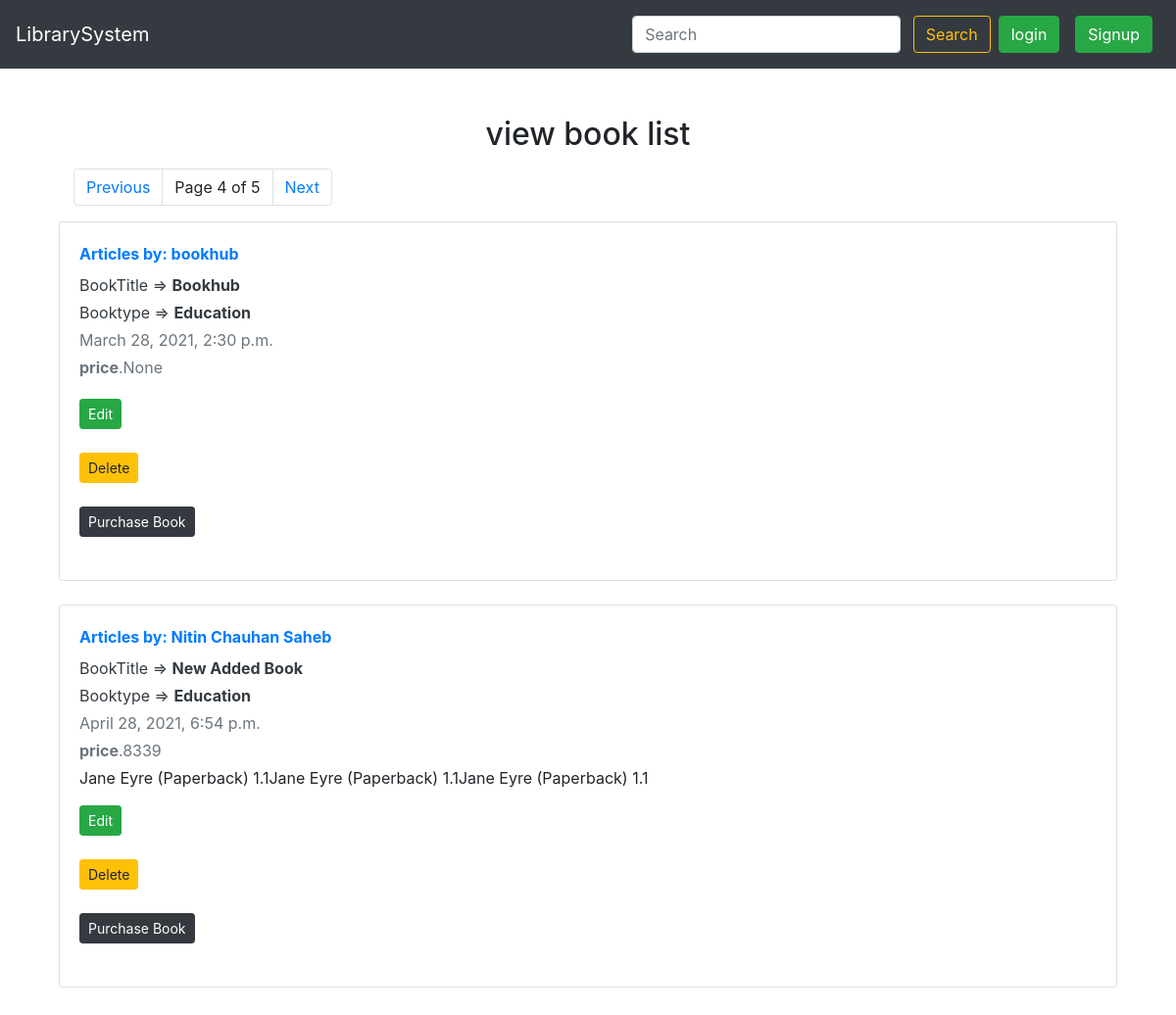
/viewbook?page=4, run on the app's committed database.
### lib_app/models.py (models this page shows)
class Book(models.Model):
    catchoice= [
        ('education', 'Education'),
        ('entertainment', 'Entertainment'),
        ('comics', 'Comics'),
        ('biography', 'Biographie'),
        ('history', 'History'),
        ]
    bookid = models.AutoField(primary_key=True)
    name=models.CharField(max_length=30)
    author=models.CharField(max_length=40)
    category=models.CharField(max_length=30,choices=catchoice,default='Education')
    bookprice= models.DecimalField(decimal_places=0, max_digits=10000, null=True)
    bookdesc=models.TextField(max_length=500)
    timeStamp = models.DateTimeField(auto_now_add=True ,blank=True)
    require_date = models.DateTimeField(auto_now_add=True,blank=True, null=True)
    Tenatative_Return_Date = models.DateTimeField(auto_now_add=True,blank=True, null=True)
    def __str__(self):
        return str(self.name)

### lib_app/views.py (the view)
# urls.py: path('viewbook', views.viewbook, name='viewbook'),
def viewbook(request):
    post1 = Book.objects.all()
    print(post1)
    paginator = Paginator(post1, 2)
    page = request.GET.get('page')
    try:
        posts = paginator.page(page)
    except PageNotAnInteger:
        posts = paginator.page(1)
    except EmptyPage:
        posts = paginator.page(paginator.num_pages)
    return render(request, 'viewbook.html',{'page':page,'posts':posts})

### templates/viewbook.html (shortened to what this page needs)
{% extends 'base.html' %}
{% block body %}
<div class="container my-5">
<div class="container-fluid my-3">
    <h2 class="text-center my-3">view book list</h2>
{%	include	"pagination.html"	with	page=posts	%}
    {% for i in posts %}
    <div class="card flex-md-row mb-4 box-shadow h-md-250">
        <div class="card-body d-flex flex-column align-items-start">
            <strong class="d-inline-block mb-2 text-primary">Articles by: {{i.author}}</strong>
            <div class="mb-1 text-dark text-capitalize">bookTitle => <b>{{i.name}}</b></div>
            <div class="mb-1 text-dark text-capitalize">booktype => <b>{{i.category}}</b></div>
            <div class="mb-1 text-muted">{{i.timeStamp}}</div>
            <div class="mb-1 text-muted"><b>price</b>.{{i.bookprice}}</div>
            <p class="card-text mb-auto"><div class="preview">{{i.bookdesc|safe | truncatechars:137}}</div></p>
           <div class="edit"><a class="btn btn-success btn-sm mb-4" href="edit/{{i.bookid}}" role="button">Edit</a> </div>
           <div class="del"><a class="btn btn-warning btn-sm  " href="delete/{{i.bookid}}" role="button">Delete</a> </div>
            <a class="btn btn-dark bd btn-sm mb-4 mt-4" href="/purchasebook/{{i.bookid}}" role="button">Purchase Book</a>
        </div>
            </div>
    {% endfor %}
</div>
{% endblock body %}

### data on the page
Book: author "bookhub", name "Bookhub", category "Education", timeStamp "March 28, 2021, 2:30 p.m.", bookprice "None"
Book: author "Nitin Chauhan Saheb", name "New Added Book", category "Education", timeStamp "April 28, 2021, 6:54 p.m.", bookprice "8339", bookdesc "Jane Eyre (Paperback) 1.1Jane Eyre (Paperback) 1.1Jane Eyre (Paperback) 1.1"

### other printed values
{{ page.number }} "4"
{{ page.paginator.num_pages }} "5"
